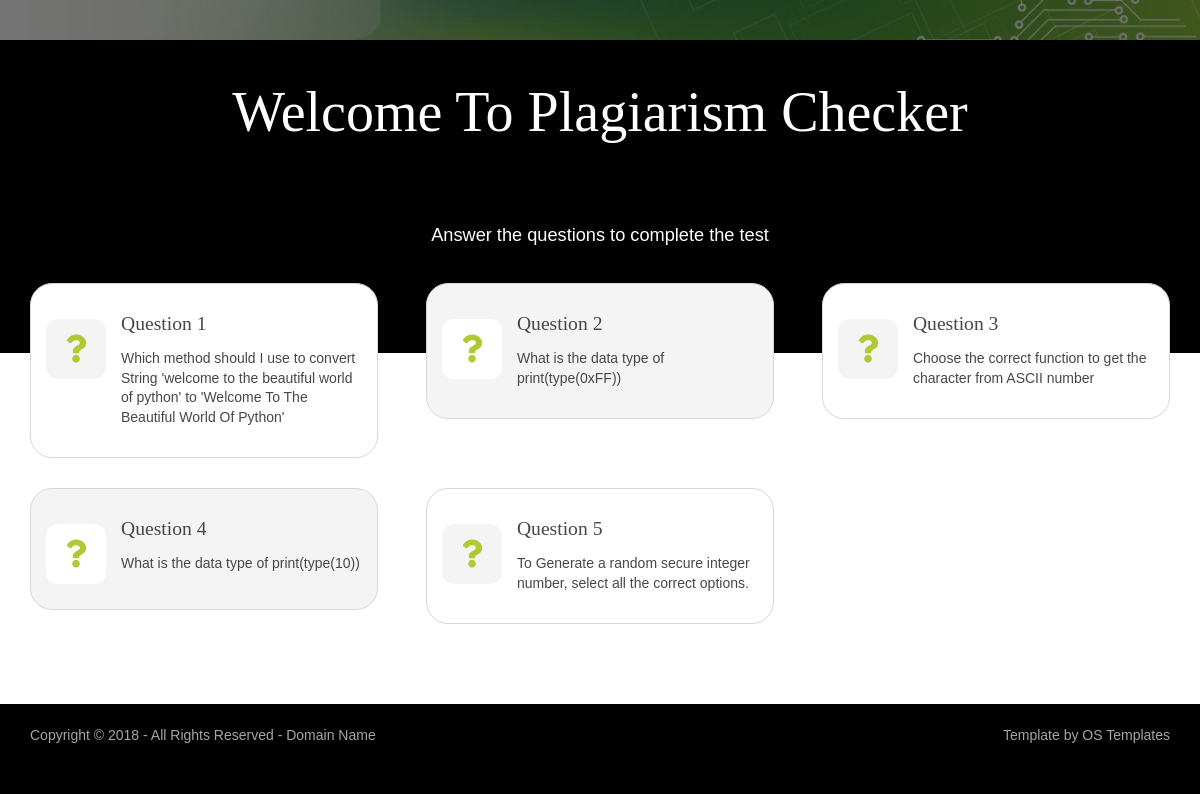
Page /checker/plagiarism_tester/questions.php on the committed database.
### tables this page shows
create table question(
	question_id int not null primary key AUTO_INCREMENT,
	assignment int not null references assignment(assignment_id),
	description varchar(225),
	choices varchar(225)
);

### checker/plagiarism_tester/questions.php (the view, shortened to what this page needs)
<!DOCTYPE html>
<html lang="">
<head>
<link href="layout/styles/layout.css" rel="stylesheet" type="text/css" media="all">
</head>
<body id="top">
<?php
$conn = mysqli_connect("localhost:3306","root","") or die("Erreur: Connection Issue");
?>
<div class="bgded" style="background-image:url('images/demo/backgrounds/01.webp');">
  <div class="wrapper overlay row0">
    <div id="topbar" class="hoc clear">
    </div>
  </div>
</div>
<?php
$req_get_question_ids = "SELECT question_id from question";
$res_ids = mysqli_query($conn,$req_get_question_ids);
$ids = array();
while($l = mysqli_fetch_row($res_ids)){
  array_push($ids,$l[0]);
}
$radom_5_questions = array();
for ($i=1;$i<=5;$i++){
    shuffle($ids);
    $selected = array_pop($ids);
    array_push($radom_5_questions,$selected);
}
?>
<div class="wrapper overlay">
    <div id="pageintro2" class="hoc">
      <article>
        <h3 class="heading">Welcome To Plagiarism Checker</h3>
        <br></br>
        <span class="center_title">Answer the questions to complete the test</span>
        <br></br><br>
      </article>
    </div>
  </div>
<div class="wrapper row3">
  <main class="hoc container clear">
    <section id="introblocks">
      <ul class="nospace group elements elements-three">
        <?php
        $index = 0;
        foreach ($radom_5_questions as $question_id) {
          $index++;
          $request_get_question = "select description from question where question_id=".$question_id;
          $request_get_question_result = mysqli_query($conn,$request_get_question);
          while($l = mysqli_fetch_row($request_get_question_result)){
            $description = $l[0];
            echo "<li class='one_third'>
                    <article>
                      <footer><a href='answer_form.php?question_id=".$question_id."&question_number=".$index."'><i class='fas fa-question'></i></a></footer>
                      <h6 class='heading'>Question ".$index."</h6>
                      <p>".$description."</p>
                    </article>
                  </li>";
          }
        }
        ?>
      </ul>
    </section>
  </main>
</div>
  <div class="wrapper row5">
    <div id="copyright" class="hoc clear">
      <p class="fl_left">Copyright &copy; 2018 - All Rights Reserved - <a href="#">Domain Name</a></p>
      <p class="fl_right">Template by <a target="_blank" href="https://www.os-templates.com/" title="Free Website Templates">OS Templates</a></p>
    </div>
  </div>
</body>
</html>

### checker/plagiarism_tester/layout/styles/layout.css (style rules this page uses)
#topbar { padding:20px 0; font-size:.8rem; text-transform:uppercase; }
#pageintro2 { padding:40px 0 40px; }
#pageintro2 .heading { margin-bottom:35px; font-size:4rem; text-align:center; }
.center_title { margin: auto; text-align: center; display: block; font-size:1.3rem; }
.container { padding:80px 0; }
.elements-three li { margin-bottom:30px; }
.elements-three li:nth-last-child(-n+3) { margin-bottom:0; }
.elements-three li:nth-child(3n+1) { margin-left:0; clear:left; }
.elements article { display:block; position:relative; padding:30px 15px; border:1px solid; }
.elements article * { margin:0; padding:0; line-height:1; }
.elements article i { width:60px; height:60px; line-height:60px; font-size:2rem; text-align:center; }
.elements article p { line-height:1.4rem; }
#introblocks { position:relative; margin-top:-150px; z-index:1; }
#introblocks .elements article { min-height:122px; padding-left:90px; }
#introblocks .elements article .heading { margin-bottom:15px; }
#introblocks .elements article footer { position:absolute; top:35px; left:15px; }
#copyright { padding:20px 0; }
#copyright * { margin:0; padding:0; }
.elements article { border-radius:22px; }
.elements article i { border-radius:12px; }
*, *::before, *::after { transition:all .3s ease-in-out; }
body { color:#A5A6AA; background-color:#000000; }
a { color:#B0CA35; }
.overlay { color:#FFFFFF; background-color:inherit; }
.overlay::after { color:inherit; background-color:rgba(0,0,0,.55); }
.row3 { color:#474747; background-color:#FFFFFF; }
.row5, .row5 a { color:#A5A6AA; background-color:#000000; }
.elements article, #services .elements article:hover { color:#474747; background-color:#FFFFFF; border-color:#D7D7D7; }
.elements article a i { color:#B0CA35; background-color:#F4F4F4; }
#introblocks .elements li:nth-child(even) article { background-color:#F4F4F4; }
#introblocks .elements li:nth-child(even) article a i { background-color:#FFFFFF; }
@media screen and (min-width:1140px) { .hoc { max-width:1140px; } }

### checker/plagiarism_tester/layout/styles/framework.css (style rules this page uses)
html { overflow-y:scroll; overflow-x:hidden; }
html, body { margin:0; padding:0; font-size:14px; line-height:1.6em; }
*, *::before, *::after { box-sizing:border-box; }
.nospace { margin:0; padding:0; list-style:none; }
.overlay { position:relative; z-index:1; }
.overlay::after { display:block; position:absolute; top:0; left:0; width:100%; height:100%; content:""; z-index:-1; }
.bgded { background-position:top center; background-repeat:no-repeat; background-size:cover; }
.clear, .group { display:block; }
.clear::before, .clear::after, .group::before, .group::after { display:table; content:""; }
.clear, .clear::after, .group, .group::after { clear:both; }
a { outline:none; text-decoration:none; }
.fl_left, .imgl { float:left; }
.fl_right, .imgr { float:right; }
body, input, textarea, select { font-family:Verdana, Geneva, sans-serif; }
h1, h2, h3, h4, h5, h6, .heading { font-family:Georgia, "Times New Roman", Times, serif; }
::placeholder { opacity:1; }
h1, h2, h3, h4, h5, h6, .heading { margin:0 0 20px 0; font-size:1.4rem; line-height:normal; font-weight:normal; text-transform:capitalize; }
.wrapper { display:block; position:relative; width:100%; margin:0; padding:0; text-align:left; word-wrap:break-word; }
.hoc { display:block; margin:0 auto; }
address, article, aside, figcaption, figure, footer, header, main, nav, section { display:block; margin:0; padding:0; }
.one_half, .one_third, .two_third, .one_quarter, .two_quarter, .three_quarter { display:inline-block; float:left; margin:0 0 0 4.21052%; list-style:none; }
.one_third { width:30.52631%; }

### rows in the picture
question: description "Which method should I use to convert String 'welcome to the beautiful world of python' to 'Welcome To The Beautiful World Of Python'"
question: description "What is the data type of print(type(0xFF))"
question: description "Choose the correct function to get the character from ASCII number"
question: description "What is the data type of print(type(10))"
question: description "To Generate a random secure integer number, select all the correct options."
